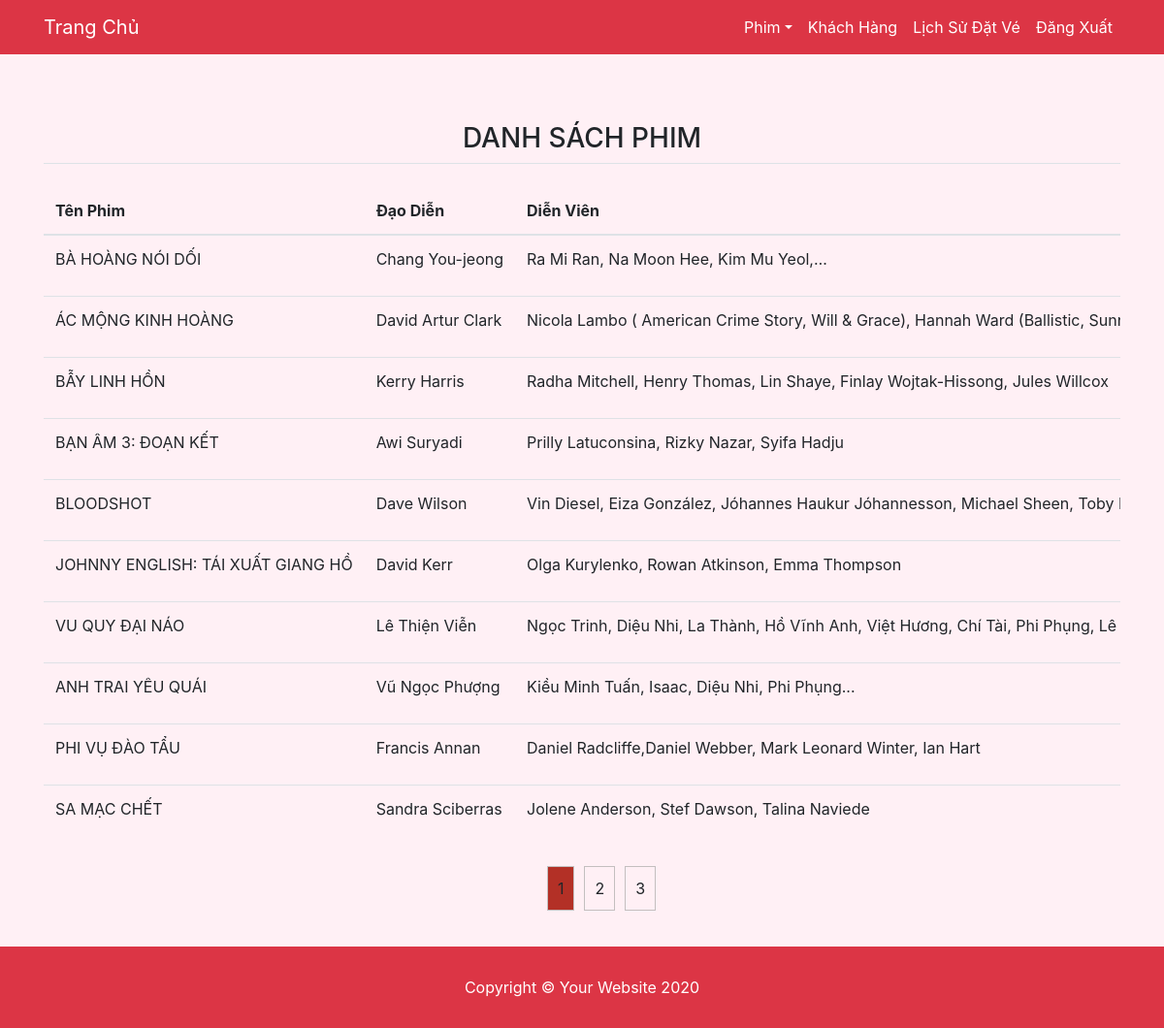
The page /admin/index.php (signed in) on the database its author committed.
### tables this page shows
CREATE TABLE `film` (
  `id` int(11) NOT NULL,
  `ten_film` text DEFAULT NULL,
  `daodien` text DEFAULT NULL,
  `dienvien` text NOT NULL,
  `theloai` text DEFAULT NULL,
  `khoichieu` date DEFAULT NULL,
  `thoiluong` text NOT NULL,
  `ngonngu` text NOT NULL,
  `rated` text NOT NULL,
  `images` text NOT NULL,
  `gioithieu` text DEFAULT NULL,
  `trailer` text NOT NULL,
  `trangthai` text NOT NULL
);

### admin/index.php (the view, shortened to what this page needs)
<?php
    require("header_admin.php");
?>
<!DOCTYPE html>
<html lang="en">
<head>
	<link rel="stylesheet" href="../css/phantrang.css">
</head>
<body>
	<center><h3>DANH SÁCH PHIM</h3></center>
	<div class="container">
		<table class="table table-responsive table-hover">
			<thead>
				<th>Tên Phim</th>
				<th>Đạo Diễn</th>
				<th>Diễn Viên</th>
			</thead>
			<tbody>
				<?php
					$stmt=$conn->prepare("select * from film");
					$stmt->execute();
	      			$result = $stmt->get_result();
	      			if (mysqli_num_rows($result) > 0) {
	        			while($row=$result->fetch_assoc()) {
				?>
				<tr class="tr">
					<td data-toggle="tooltip" data-placement="bottom" title="<?=$row['ten_film']?>">
						<?=$row['ten_film']?></td>
					<td data-toggle="tooltip" data-placement="bottom" title="<?=$row['daodien']?>">
						<?= $row["daodien"]?></td>
					<td data-toggle="tooltip" data-placement="bottom" title="<?=$row['dienvien']?>">
						<?= $row["dienvien"]?></td>
				</tr>
				<?php
						}
					}
				?>
			</tbody>
		</table>
	</div>
	<div class="pagination">
		<ul class="page_numbers">
		</ul>
	</div>
	<?php require("../footer.php") ?>
</body>
</html>

### css/mystyle.css (style rules this page uses)
html { position: relative; min-height: 100%; }
body { background-color: #FFF0F5; margin: 0 0 100px; }

### css/phantrang.css (style rules this page uses)
.pagination { display: flex; justify-content: center; align-items: center; }
.page_numbers { list-style: none; }

### admin/index.php (style rules this page uses)
td { overflow: hidden; text-overflow: ellipsis; white-space: nowrap; }

### rows shown on the page
film: ten_film "BÀ HOÀNG NÓI DỐI", daodien "Chang You-jeong", dienvien "Ra Mi Ran, Na Moon Hee, Kim Mu Yeol,…"
film: ten_film "ÁC MỘNG KINH HOÀNG", daodien "David Artur Clark", dienvien "Nicola Lambo ( American Crime Story, Will & Grace), Hannah Ward (Ballistic,…"
film: ten_film "BẪY LINH HỒN", daodien "Kerry Harris", dienvien "Radha Mitchell, Henry Thomas, Lin Shaye, Finlay Wojtak-Hissong, Jules Willcox"
film: ten_film "BẠN ÂM 3: ĐOẠN KẾT", daodien "Awi Suryadi", dienvien "Prilly Latuconsina, Rizky Nazar, Syifa Hadju"
film: ten_film "BLOODSHOT", daodien "Dave Wilson", dienvien "Vin Diesel, Eiza González, Jóhannes Haukur Jóhannesson, Michael Sheen, Toby…"
film: ten_film "JOHNNY ENGLISH: TÁI XUẤT GIANG HỒ", daodien "David Kerr", dienvien "Olga Kurylenko, Rowan Atkinson, Emma Thompson"
film: ten_film "VU QUY ĐẠI NÁO", daodien "Lê Thiện Viễn", dienvien "Ngọc Trinh, Diệu Nhi, La Thành, Hồ Vĩnh Anh, Việt Hương, Chí Tài, Phi Phụng, Lê…"
film: ten_film "ANH TRAI YÊU QUÁI", daodien "Vũ Ngọc Phượng", dienvien "Kiều Minh Tuấn, Isaac, Diệu Nhi, Phi Phụng..."
film: ten_film "PHI VỤ ĐÀO TẨU", daodien "Francis Annan", dienvien "Daniel Radcliffe,Daniel Webber, Mark Leonard Winter, Ian Hart"
film: ten_film "SA MẠC CHẾT", daodien "Sandra Sciberras", dienvien "Jolene Anderson, Stef Dawson, Talina Naviede"
